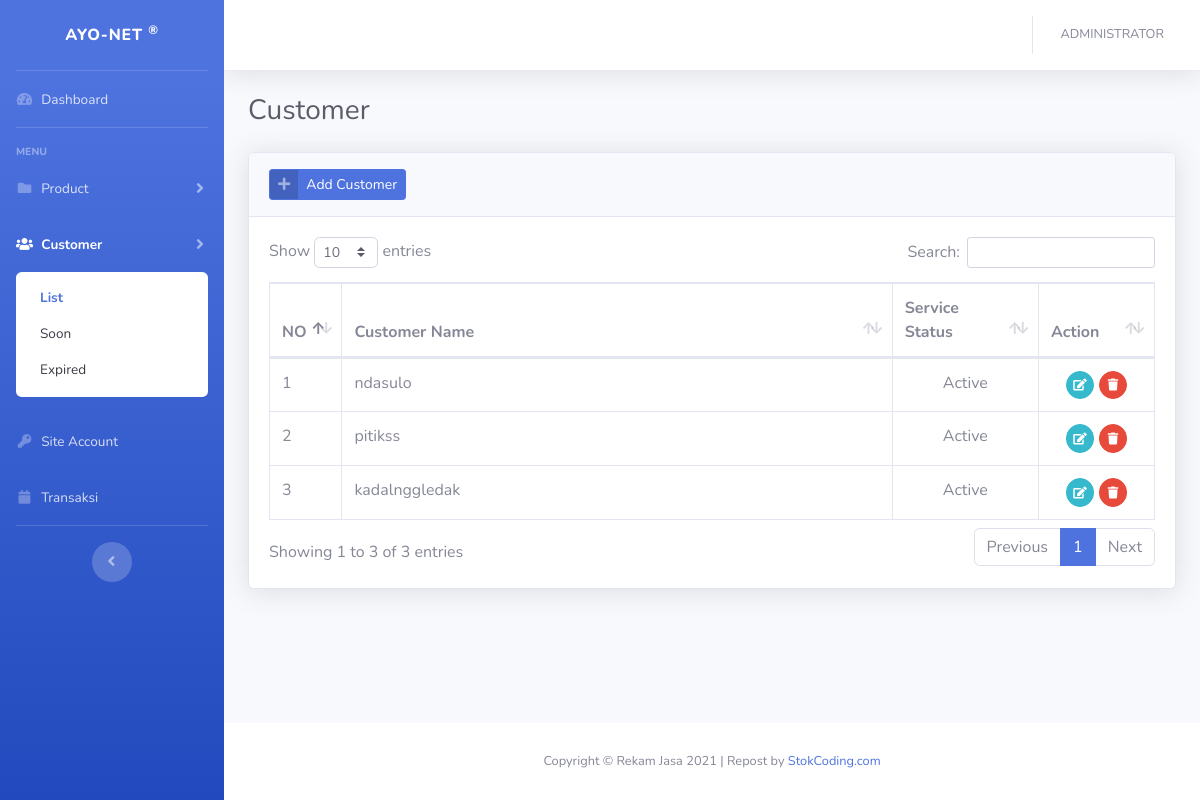
The page /?listcust (signed in) on the database its author committed.
### tables this page shows
CREATE TABLE `customer` (
  `idcust` int(11) NOT NULL,
  `nama` varchar(50) NOT NULL,
  `addr` varchar(150) NOT NULL,
  `phn` varchar(50) NOT NULL,
  `nik` varchar(50) NOT NULL,
  `ins` date NOT NULL,
  `exp` date NOT NULL,
  `cust_no` varchar(50) NOT NULL,
  `id_type` enum('KTP','NPWP','PASSPORT','SIM') NOT NULL,
  `status` enum('Active','Inactive') NOT NULL
);

### config/function.php (called while the page is built, shortened)
<?php
function encrypt($str) {
return base64_encode($str);
}
function base_url(){
    $base_url= ((isset($_SERVER['HTTPS']) && $_SERVER['HTTPS'] == "on") ? "https" : "http");
    $base_url.= "://".$_SERVER['HTTP_HOST'];
    $base_url.= str_replace(basename($_SERVER['SCRIPT_NAME']),"",$_SERVER['SCRIPT_NAME']);
    return $base_url;
}
?>

### views/cust/listcust.php (the view, shortened to what this page needs)
<div class="container-fluid">
    <div class="d-sm-flex align-items-center justify-content-between mb-4">
        <h1 class="h3 mb-0 text-gray-800">Customer</h1>
    </div>
    <div class="card shadow mb-4">
        <div class="card-header py-3">
            <a href="#" class="btn btn-primary btn-icon-split btn-sm" data-toggle="modal" data-target="#transaksiModal"
                onclick="submit('add')">
                <span class="icon text-white-50">
                    <i class="fas fa-plus"></i>
                </span>
                <span class="text">Add Customer</span>
            </a>
        </div>
        <div class="card-body">
            <div class="table-responsive">
                <table class="table table-bordered table-hover" id="dataTable" width="100%" cellspacing="0">
                    <thead>
                        <tr>
                            <th width="1%">NO</th>
                            <th width="40%">Customer Name</th>
                            <th width="10%">Service Status</th>
                            <th width="5%">Action</th>
                        </tr>
                    </thead>
                    <tbody>
                        <?php
                        $n=1;
                        $query = mysqli_query($con,"SELECT * FROM customer ORDER BY cust_no DESC")or die(mysqli_error($con));
                        while($row = mysqli_fetch_array($query)):
                        ?>
                        <tr>
                            <td><?= $n++; ?></td>
                            <td><?= $row['nama']; ?></td>
                            <td><center><?= $row['status']; ?></center></td>
                            <td><center>
                                <a href="#transaksiModal" data-toggle="modal"
                                    onclick="submit(<?=$row['idcust'];?>)" class="btn btn-sm btn-circle btn-info"
                                    data-toggle="tooltip" data-placement="top" title="Ubah Data"><i
                                        class="fas fa-edit"></i></a>
                                <a href="<?=base_url();?>process/listcust.php?act=<?=encrypt('delete');?>&idcust=<?=encrypt($row['idcust']);?>"
                                    class="btn btn-sm btn-circle btn-danger btn-hapus" data-toggle="tooltip"
                                    data-placement="top" title="Hapus Data"><i class="fas fa-trash"></i></a>
                                </center>
                            </td>
                        </tr>
                        <?php endwhile; ?>
                    </tbody>
                </table>
            </div>
        </div>
    </div>
</div>

### rows shown on the page
customer: nama "ndasulo", status "Active"
customer: nama "pitikss", status "Active"
customer: nama "kadalnggledak", status "Active"

### other values the page prints
$_SESSION['fullname'] "ADMINISTRATOR"
